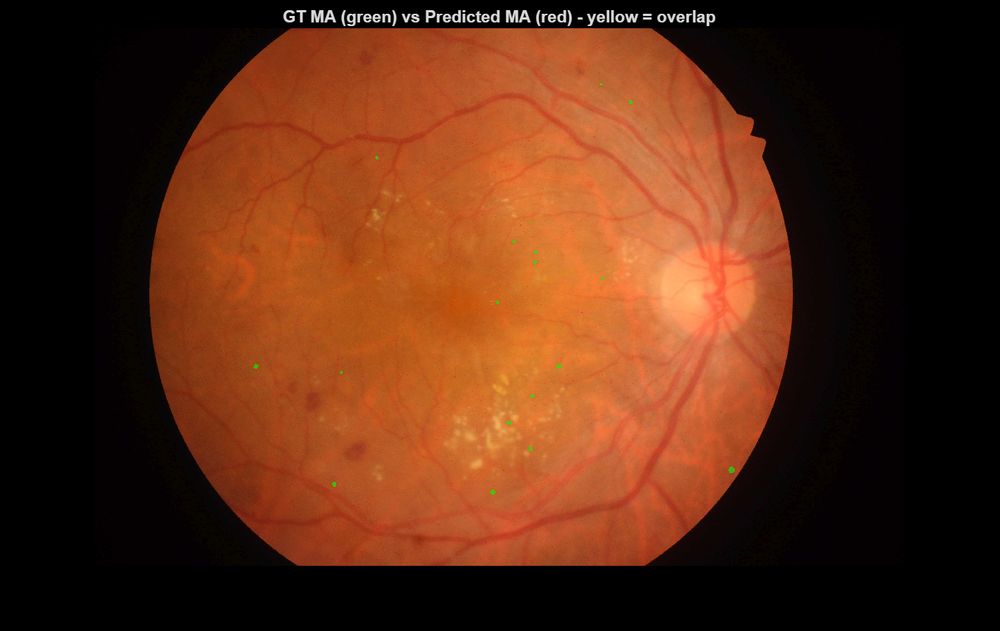
%> input picture ma_diagnostic_overlay.png, 1000 x 631 px, shrunk from 1380 x 871 before the run
$ octave --eval "result = findOpticDisc(imread('../ma_diagnostic_overlay.png'));"   (GNU Octave 9; MATLAB toolbox functions it lacks are replaced by stand-ins)
%> lines starting %> are read from the running program, lines starting %| are printed output that depends on the picture; in (x1, y1, x2, y2) boxes, pixels count from 0 and x2, y2 are one past the last pixel; in counts of white or black regions, pixels touching at a corner belong together; the program's own positions count from 1
### stage1_quality/getFOVMask.m
function mask = getFOVMask(img)
% GETFOVMASK  Find the circular retina region in a fundus image, as a
% mask separating it from the black rectangular background.
%
%   mask = getFOVMask(img)
%
%   Returns a logical (true/false) image, same height/width as img:
%   true  = pixel is inside the retina (the photographed circle)
%   false = pixel is background (the black corners/borders)
%
%   HOW IT WORKS:
%   Fundus cameras always produce a circular photographed region inside
%   a black rectangular frame. The background is essentially pure black
%   (R,G,B all near 0) in a way real retinal tissue never is, even in
%   underexposed images -- so a low brightness threshold reliably
%   separates "black frame" from "photographed circle," regardless of
%   how dark the actual retina photo is.
%
%   NOTE (MATLAB basics):
%   - sum(img, 3) adds up the Red+Green+Blue channels into one 2D image,
%     so we're checking total brightness across all colors, not just one.
%   - bwareafilt() keeps only the largest connected blob in a
%     true/false image and discards smaller stray true regions (like a
%     tiny bright reflection or a single stray decoded pixel) --
%     important because the actual FOV should be one big circular blob.
%   - imfill(mask, 'holes') fills in any small dark spots (like a real
%     dark lesion or hemorrhage inside the retina) that would otherwise
%     incorrectly poke holes in the mask -- we want the whole circle
%     included, not perforated by naturally dark clinical content.

    totalBrightness = sum(im2double(img), 3);
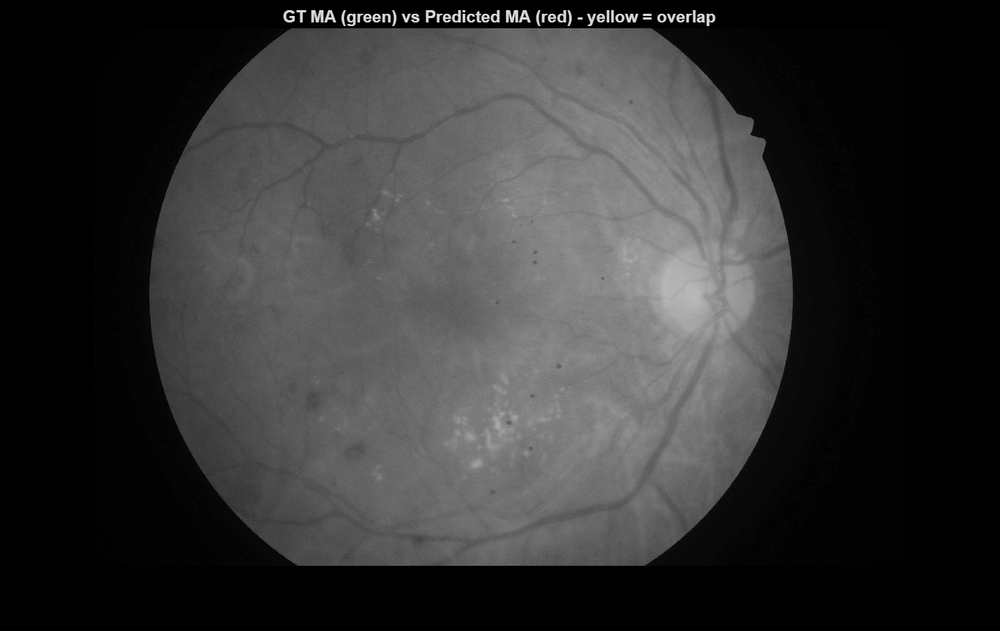
%> totalBrightness: size 631x1000 double; min 0, max 3, mean 0.606; drawn with min black and max white

    % Threshold: background pixels sum to ~0 across all 3 channels;
    % real retina content (even dark areas) has SOME non-zero signal.
    roughMask = totalBrightness > 0.06;
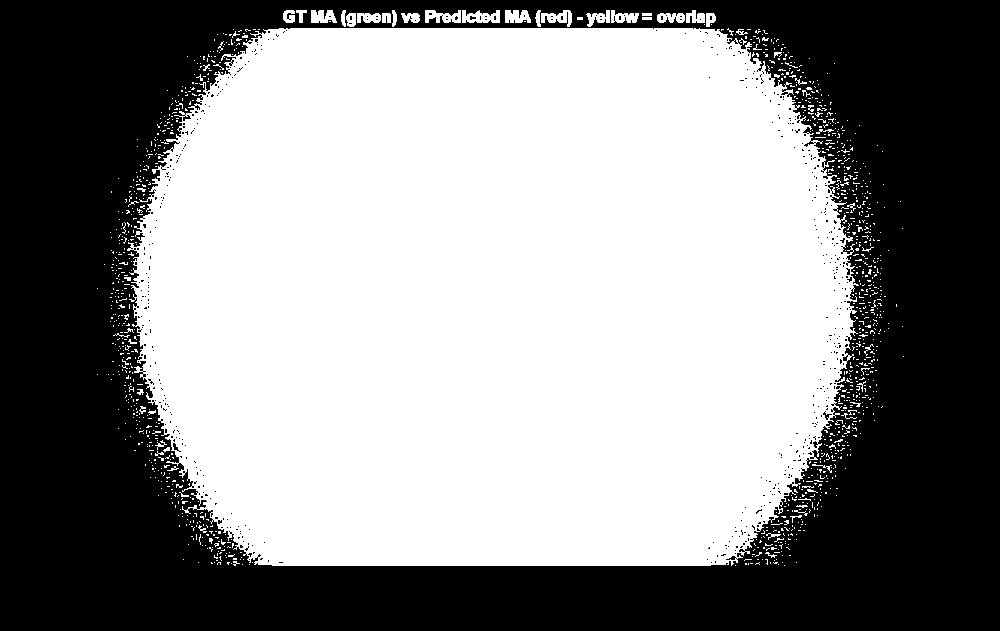
%> roughMask: size 631x1000 logical; 55.5% white; 514 black regions (511 under 20 px), largest, box (x1, y1, x2, y2) and area: (0, 0, 1000, 631) 279320, (823, 411, 832, 420) 28, (173, 443, 181, 452) 27

    % Keep only the single largest connected region (the retina circle
    % itself), discarding any small stray bright/dark artifacts.
    roughMask = bwareafilt(roughMask, 1);
%> roughMask: size 631x1000 logical; 54.2% white; 482 black regions (479 under 20 px), largest, box (x1, y1, x2, y2) and area: (0, 0, 1000, 631) 287855, (823, 411, 832, 420) 28, (173, 443, 181, 452) 27

    % Fill any interior dark spots (lesions, vessels, hemorrhages) so
    % the mask represents the FULL retina disc, not a perforated one.
    mask = imfill(roughMask, 'holes');
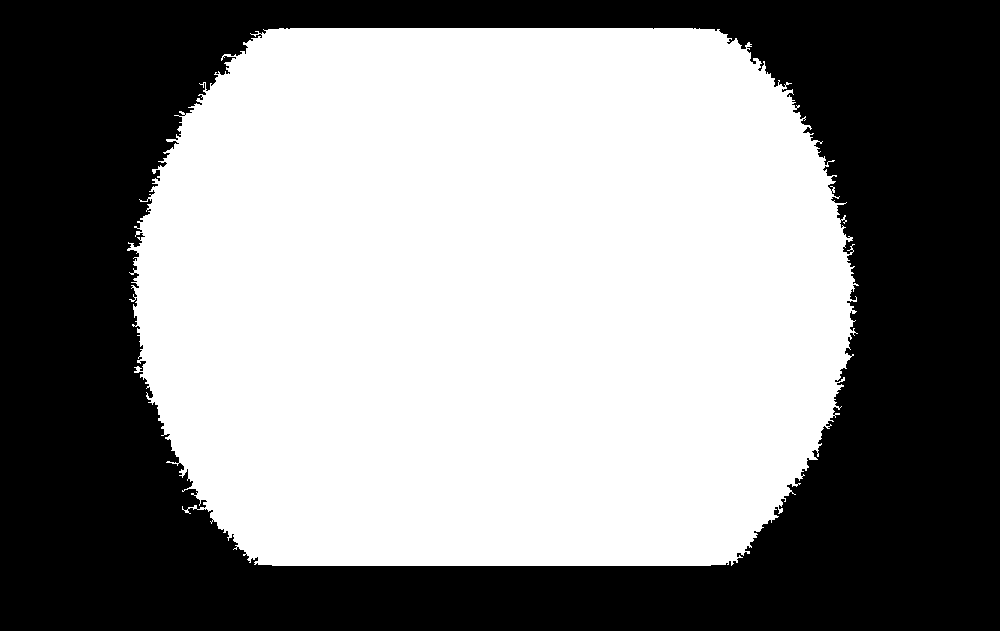
%> mask: size 631x1000 logical; 54.4% white; 1 black region, box (x1, y1, x2, y2) and area: (0, 0, 1000, 631) 287452
end

### stage2_segmentation/findOpticDisc.m
function [odCenter, confidence] = findOpticDisc(img, mask)
% FINDOPTICDISC  Locate the optic disc center in a fundus image.
%
%   [odCenter, confidence] = findOpticDisc(img)
%   [odCenter, confidence] = findOpticDisc(img, mask)
%
%   Returns:
%     odCenter   - [x, y] pixel coordinates of the detected OD center
%     confidence - a rough 0-1 score of how "disc-like" the detected
%                  region is (based on circularity), useful later for
%                  flagging low-confidence detections
%
%   HOW IT WORKS:
%   The optic disc is the brightest, most solid large region in a
%   healthy fundus image -- it's where the retina's blood vessels
%   converge and where light reflects strongly. This function finds it
%   by looking for the largest bright, roughly-circular connected
%   region within the retina.
%
%   NOTE (MATLAB basics):
%   - regionprops() analyzes a labeled/binary image and measures
%     properties of each connected blob -- here, Area (size) and
%     Circularity (how close to a perfect circle, 1.0 = perfect).
%   - [~, idx] = max(...) : the ~ means "I don't need this output,
%     just skip it." max() normally returns both the max VALUE and its
%     INDEX (position in the list) if asked for two outputs -- here we
%     only care about the index (which blob was biggest), not the
%     value itself.

    if nargin < 2
        mask = getFOVMask(img);
    end

    greenChannel = im2double(img(:,:,2));
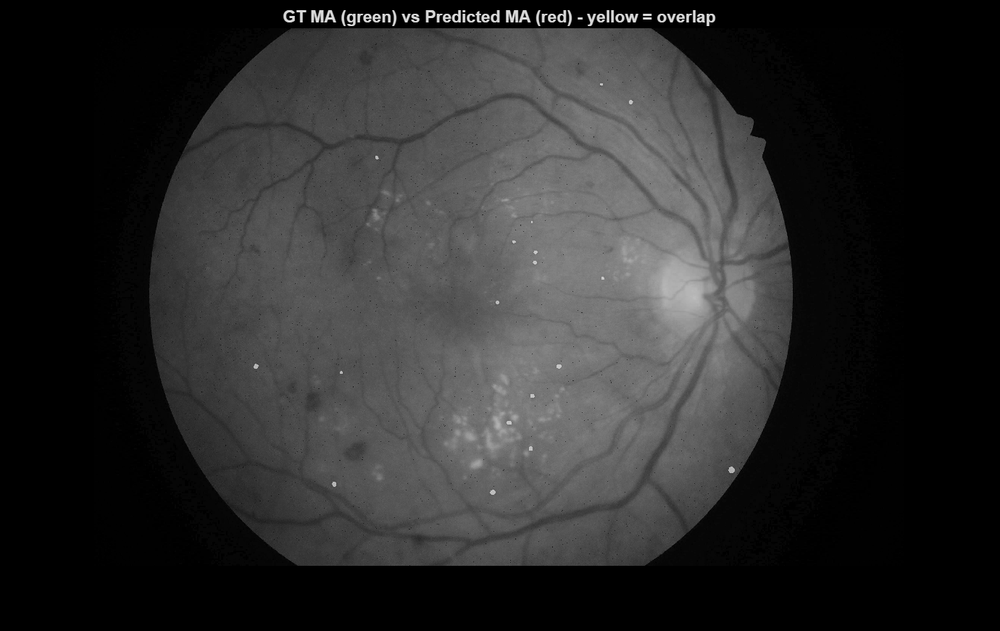
%> greenChannel: size 631x1000 double; min 0, max 1, mean 0.171
    % Red channel also carries strong OD signal and is less affected by
    % vessel-darkening than green -- averaging both improves robustness.
    redChannel = im2double(img(:,:,1));
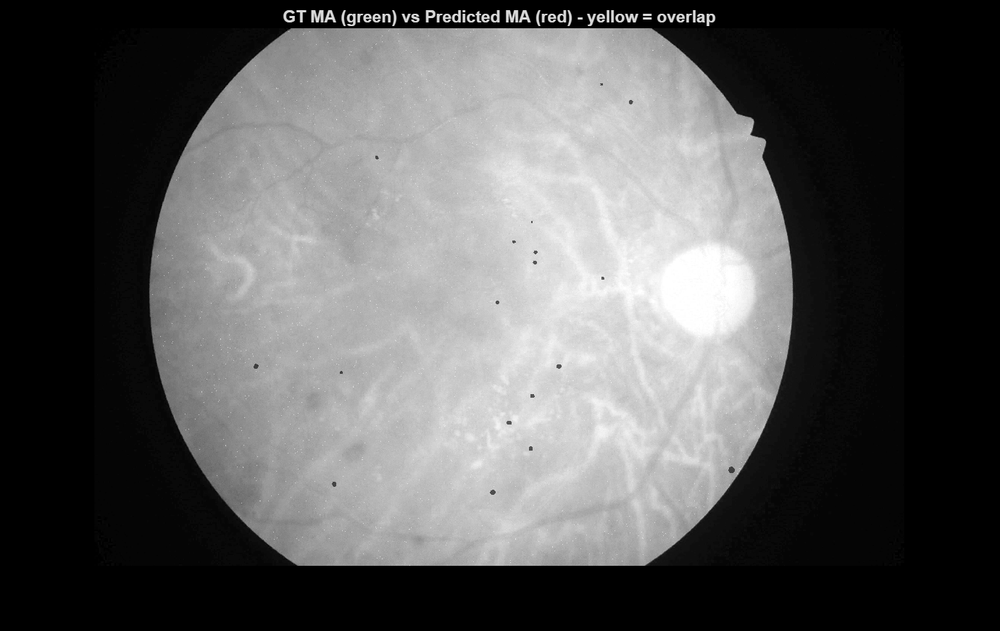
%> redChannel: size 631x1000 double; min 0, max 1, mean 0.356
    combined = (greenChannel + redChannel) / 2;
    combined(~mask) = 0;   % ignore background entirely
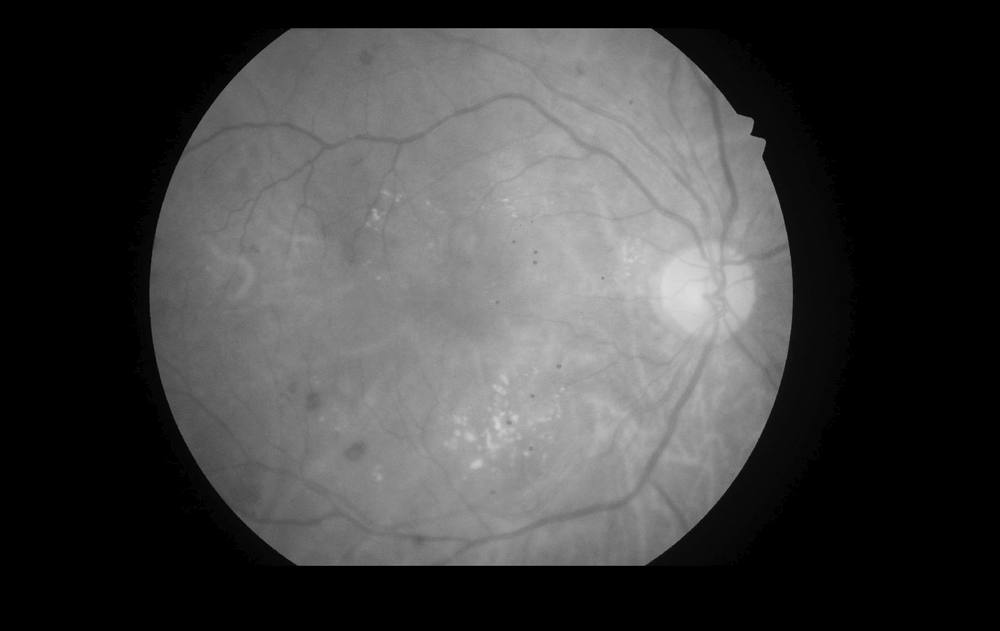
%> combined: size 631x1000 double; min 0, max 0.869, mean 0.258

    % The OD is among the brightest ~2% of retina pixels in most images.
    % Using a percentile threshold (rather than a fixed number) adapts
    % automatically to each image's own brightness range.
    retinaPixels = combined(mask);
    brightThreshold = prctile(retinaPixels, 98);
%> brightThreshold = 0.733
    brightRegions = combined > brightThreshold;
%> brightRegions: size 631x1000 logical; 1.1% white; 63 white regions (51 under 20 px), largest, box (x1, y1, x2, y2) and area: (614, 238, 718, 335) 5502, (725, 266, 745, 313) 564, (493, 416, 506, 436) 108

    % Clean up: remove tiny stray bright specks (single bright pixels
    % from vessel reflections), then fill small gaps so the OD region
    % reads as one solid blob rather than a speckled cluster.
    brightRegions = bwareaopen(brightRegions, 30);
    brightRegions = imclose(brightRegions, strel('disk', 5));
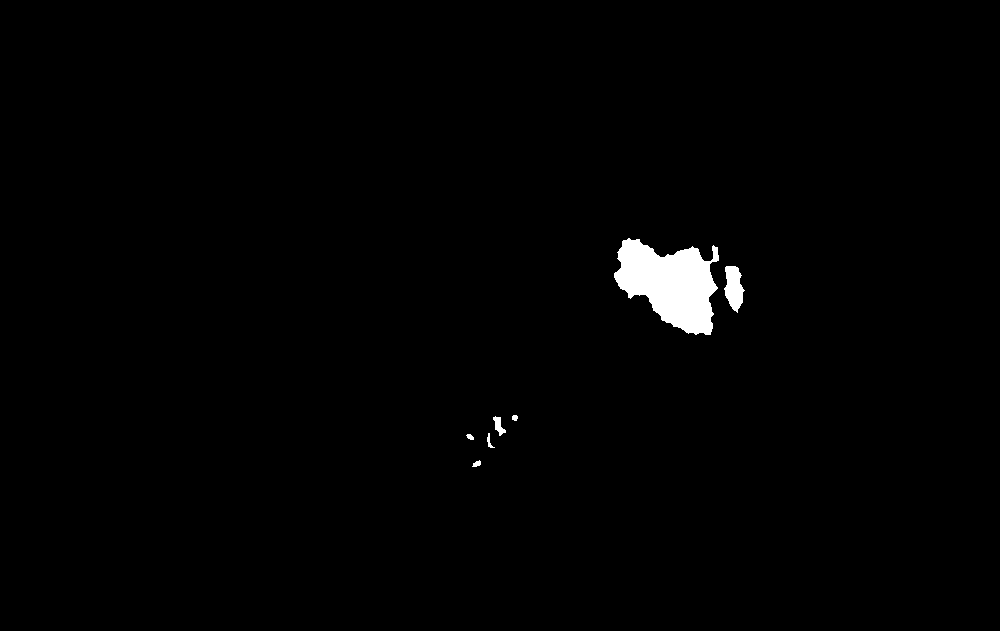
%> brightRegions: size 631x1000 logical; 1.1% white; 7 white regions, largest, box (x1, y1, x2, y2) and area: (614, 238, 719, 335) 6318, (724, 266, 745, 313) 641, (493, 416, 506, 436) 126

    stats = regionprops(brightRegions, 'Area', 'Centroid', 'Circularity');
%> stats = 7 regions; Area, Centroid and Circularity: 6318 [670.9 284.5] 0.47, 641 [734.5 288.2] 0.604, 126 [499.5 426.3] 0.531, 45 [490 442.1] 0.367, 40 [477.5 464.4] 0.761, 33 [470.7 437.5] 0.86, 30 [515.5 418.4] 0.98

    if isempty(stats)
        odCenter = [NaN, NaN];
        confidence = 0;
        return;
    end

    % The OD is the LARGEST bright blob -- vessel reflections and other
    % bright artifacts are typically much smaller.
    areas = [stats.Area];
%> areas = [33 40 45 126 30 6318 641]
    [~, idx] = max(areas);
%> idx = 6

    odCenter = stats(idx).Centroid;
%> odCenter = [670.9 284.5]
    confidence = min(1, stats(idx).Circularity);
%> confidence = 0.47
%> `result = findOpticDisc(imread('../ma_diagnostic_overlay.png'));`: result = [670.9 284.5]
end
